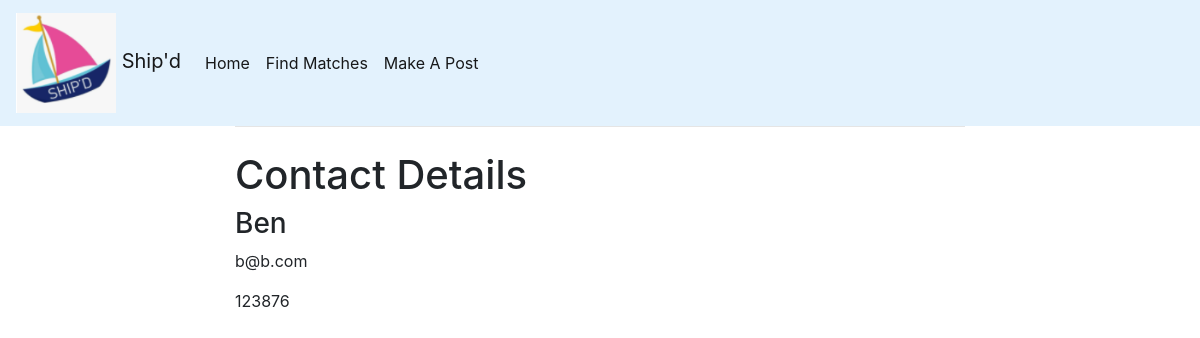
/matches/3/, run on the app's committed database.
### matches/models.py (models this page shows, shortened)
class Match(models.Model):
    op_name = models.CharField(max_length=200)
    op_email = models.EmailField(max_length=200)
    op_number = models.CharField(max_length=200)
    pub_date = models.DateTimeField('date published')
    money_needed = models.PositiveSmallIntegerField()
    money_spending = models.PositiveSmallIntegerField()
    store = models.CharField(max_length=200)
    resolved = models.BooleanField()
    def was_published_recently(self):
        now = timezone.now()
        return now - datetime.timedelta(days=1) <= self.pub_date <= now
    was_published_recently.admin_order_field = 'pub_date'
    was_published_recently.boolean = True
    was_published_recently.short_description = 'Published recently?'

### matches/views.py (the view)
# urls.py: path('<int:pk>/', views.MatchDetailView.as_view(), name='matchdetail'),
class MatchDetailView(generic.DetailView):
    model = Match
    template_name = 'matches/matchdetail.html'

### matches/templates/matches/matchdetail.html (shortened to what this page needs)
{% extends 'base.html' %}
{% block content %}
<h1>Contact Details</h1>
<h3>{{object.op_name}}</h3>
<p>{{object.op_email}}</p>
<p>{{object.op_number}}</p>
{% endblock %}

### data on the page
Match: op_name "Ben", op_email "b@b.com", op_number "123876"
